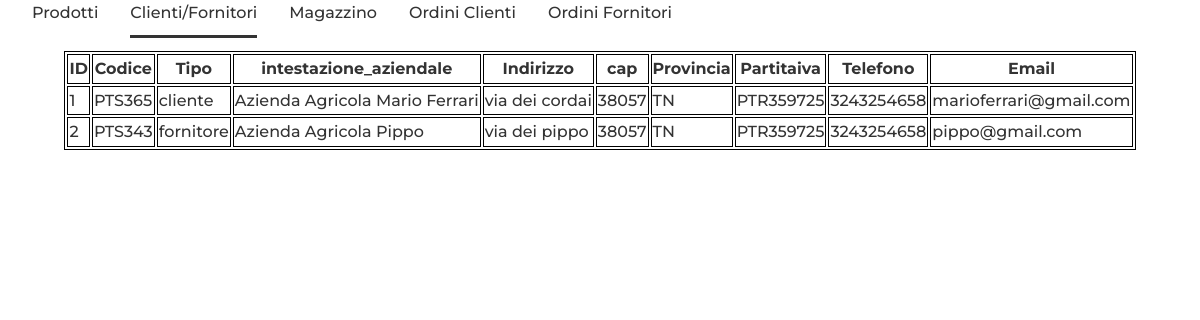
/maturita/Clienti_Fornitori.php, run on the app's committed database.
### tables this page shows
create table clienti_fornitori(
id int auto_increment not null,
codice varchar(100) not null,
tipo varchar(50) not null,
intestazione_aziendale varchar(255) not null,
indirizzo varchar(100) not null,
cap int not null,
citta varchar(50) not null,
provincia varchar(50) not null,
partita_iva varchar(255) not null,
telefono varchar(50) not null,
email varchar(255) not null,

primary key(id,codice),
index(codice)
);

### maturita/Clienti_Fornitori.php (the view, shortened to what this page needs)
<!DOCTYPE html>
<html>
    <head>
        <link rel="stylesheet" href="Style.css" />
        <link href="https://cdn.jsdelivr.net/npm/boxicons@2.0.5/css/boxicons.min.css" rel="stylesheet" />
    </head>
    <body>
    <div class="nav__menu" id="nav-menu">
        <ul class="nav__list">
        <li class="nav__item"><a href="Prodotti.php" class="nav__link">Prodotti</a></li>
          <li class="nav__item"><a href="Clienti_Fornitori.php" class="nav__link active">Clienti/Fornitori</a></li>
          <li class="nav__item"><a href="Magazzino.php" class="nav__link">Magazzino</a></li>
          <li class="nav__item"><a href="Ordini_Clienti.php" class="nav__link">Ordini Clienti</a></li>
          <li class="nav__item"><a href="Ordini_Fornitori.php" class="nav__link">Ordini Fornitori</a></li>
        </ul>
      </div>
      <br>
    <?php
        $servername = "localhost";
        $username = "root";
        $password = "";
        $dbname = "maturita";
        $conn = new mysqli($servername, $username, $password, $dbname);
        $sql = "SELECT * FROM clienti_fornitori";
        $result = $conn->query($sql);
        if ($result->num_rows > 0) {
            echo "<center>";
            echo "<table><tr><th>ID</th><th>Codice</th><th>Tipo</th><th>intestazione_aziendale</th>
            <th>Indirizzo</th><th>cap</th><th>Provincia</th><th>Partitaiva</th>
            <th>Telefono</th><th>Email</th></tr>";
            while($row = $result->fetch_assoc()) {
                echo "<tr>
                        <td>" . $row["id"]. "</td>
                        <td>" . $row["codice"]. "</td>
                        <td>" . $row["tipo"]. "</td>
                        <td>" . $row["intestazione_aziendale"]. "</td>
                        <td>" . $row["indirizzo"]. "</td>
                        <td>" . $row["cap"]. "</td>
                        <td>" . $row["provincia"]. "</td>
                        <td>" . $row["partita_iva"]. "</td>
                        <td>" . $row["telefono"]. "</td>
                        <td>" . $row["email"]. "</td>
                    </tr>";
            }
            echo "</table>";
            echo "</center>";
        } else {
            echo "0 results";
        }
    ?>
    </body>
</html>

### maturita/Style.css (style rules this page uses)
:root { --header-height: 3rem; --font-medium: 500; }
:root { --first-color: #7289da; --white-color: #333; --dark-color: #202225; --text-color: #333; }
:root { --body-font: 'Montserrat', sans-serif; --big-font-size: 6.25rem; --h2-font-size: 1.25rem; --normal-font-size: .938rem; --small-font-size: .813rem; }
@media screen and (min-width: 768px) { :root { --big-font-size: 10.5rem; --h2-font-size: 2rem; --normal-font-size: 1rem; --small-font-size: .875rem; } }
:root { --mb-1: .5rem; --mb-2: 1rem; --mb-3: 1.5rem; --mb-4: 2rem; }
:root { --z-fixed: 100; }
*,::before,::after { box-sizing: border-box; }
html { scroll-behavior: smooth; }
body { margin: var(--header-height) 0 0 0; font-family: var(--body-font); font-size: var(--normal-font-size); font-weight: var(--font-medium); color: var(--text-color); line-height: 1.6; }
ul { margin: 0; padding: 0; list-style: none; }
a { text-decoration: none; color: var(--text-color); }
.nav__item { margin-bottom: var(--mb-4); }
.nav__link { position: relative; color: var(--dark-color); }
.active::after { position: absolute; content: ""; width: 100%; height: .18rem; left: 0; top: 2rem; background-color: var(--first-color); }
@media screen and (min-width: 768px) { body { margin: 0; } }
@media screen and (min-width: 768px) { .nav__list { display: flex; } }
@media screen and (min-width: 768px) { .nav__item { margin-left: var(--mb-4); margin-bottom: 0; } }
@media screen and (min-width: 768px) { .nav__link { color: var(--white-color); } }
@media screen and (min-width: 768px) { .active::after { background-color: var(--white-color); } }

### maturita/Clienti_Fornitori.php (style rules this page uses)
table, th, td { border: 1px solid black; }

### data on the page
clienti_fornitori: id "1", codice "PTS365", tipo "cliente", intestazione_aziendale "Azienda Agricola Mario Ferrari", indirizzo "via dei cordai", cap "38057", provincia "TN", partita_iva "PTR359725", telefono "3243254658", email "marioferrari@gmail.com"
clienti_fornitori: id "2", codice "PTS343", tipo "fornitore", intestazione_aziendale "Azienda Agricola Pippo", indirizzo "via dei pippo", cap "38057", provincia "TN", partita_iva "PTR359725", telefono "3243254658", email "pippo@gmail.com"
